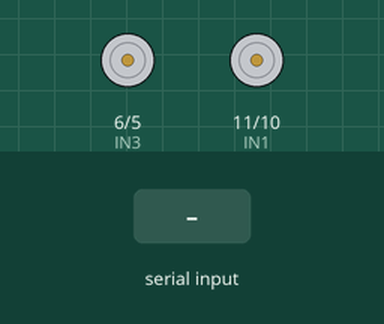
Recording of a sketch running on a simulated Arduino Uno, built with avr-gcc and run on an emulated ATmega328P. Shown: motor-driver pin pairs drawn as motors (green arrow = first pin HIGH = forward, orange = second pin HIGH = backward, longer = more drive). The test bench sets the inputs (shaded band).

Above: at 1.2 s.
1.3 s: "F" received over Serial
At 1.6 s:
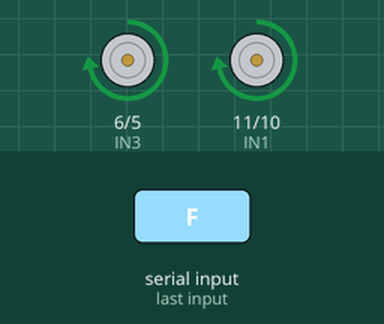
2.8 s: "L" received over Serial
At 4.0 s:
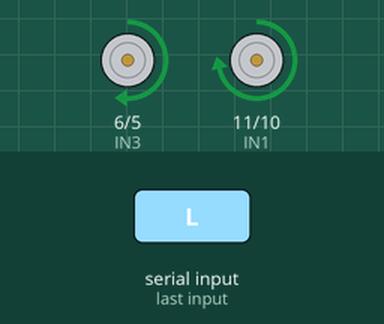
4.3 s: "R" received over Serial
At 5.1 s:
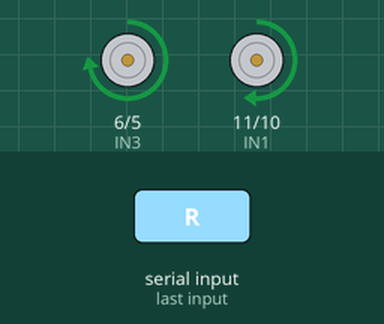
5.8 s: "B" received over Serial
At 6.2 s:
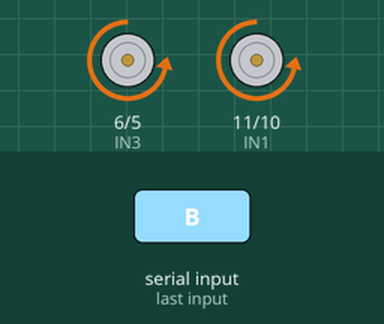
Timing chart, 0 to 8.3 s (numbered marks = the images above; inputs shaded):
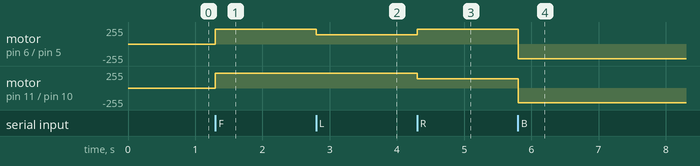

The sketch:

handCar.ino
```cpp
int IN1 = 11;  // 오른쪽 바퀴 전진 PWM
int IN2 = 10;  // 오른쪽 바퀴 후진 PWM
int IN3 = 6;   // 왼쪽 바퀴 전진 PWM
int IN4 = 5;   // 왼쪽 바퀴 후진 PWM
char command;

int baseSpeed = 220;   // 기본 전진 속도 (0~255)
int turnSpeed = 140;   // 회전 시 느린 쪽 속도

void setup() {
  Serial.begin(9600);
  pinMode(IN1, OUTPUT);
  pinMode(IN2, OUTPUT);
  pinMode(IN3, OUTPUT);
  pinMode(IN4, OUTPUT);
}

void stopMotors() {
  analogWrite(IN1, 0);
  analogWrite(IN2, 0);
  analogWrite(IN3, 0);
  analogWrite(IN4, 0);
}

void loop() {
  if (Serial.available()) {
    command = Serial.read();

    if (command == 'F') {
      // 전진: 양쪽 바퀴 모두 앞으로
      analogWrite(IN1, baseSpeed);
      analogWrite(IN2, 0);
      analogWrite(IN3, baseSpeed);
      analogWrite(IN4, 0);

    } else if (command == 'L') {
      // 좌회전: 오른쪽 바퀴 빠르게, 왼쪽 바퀴 느리게 앞으로
      analogWrite(IN1, baseSpeed);   // 오른쪽 바퀴 빠름
      analogWrite(IN2, 0);
      analogWrite(IN3, turnSpeed);   // 왼쪽 바퀴 느림
      analogWrite(IN4, 0);

    } else if (command == 'R') {
      // 우회전: 왼쪽 바퀴 빠르게, 오른쪽 바퀴 느리게 앞으로
      analogWrite(IN1, turnSpeed);   // 오른쪽 바퀴 느림
      analogWrite(IN2, 0);
      analogWrite(IN3, baseSpeed);   // 왼쪽 바퀴 빠름
      analogWrite(IN4, 0);

    } else if (command == 'B') {
      // 후진: 양쪽 바퀴 모두 뒤로
      analogWrite(IN1, 0);
      analogWrite(IN2, baseSpeed);
      analogWrite(IN3, 0);
      analogWrite(IN4, baseSpeed);

    } else {
      // 정지
      stopMotors();
    }
  }
}
```

Measured:
- after the input at 1.3 s, motor on pin 6 (IN3) / pin 5 (IN4), motor on pin 11 (IN1) / pin 10 (IN2): stopped → forward 220/255 at once
- after the input at 2.8 s, motor on pin 6 (IN3) / pin 5 (IN4): forward 220/255 → forward 140/255 at once
- after the input at 4.3 s, motor on pin 6 (IN3) / pin 5 (IN4): forward 140/255 → forward 220/255 at once; motor on pin 11 (IN1) / pin 10 (IN2): forward 220/255 → forward 140/255 at once
- after the input at 5.8 s, motor on pin 6 (IN3) / pin 5 (IN4): forward 220/255 → backward 220/255 at once; motor on pin 11 (IN1) / pin 10 (IN2): forward 140/255 → backward 220/255 at once
